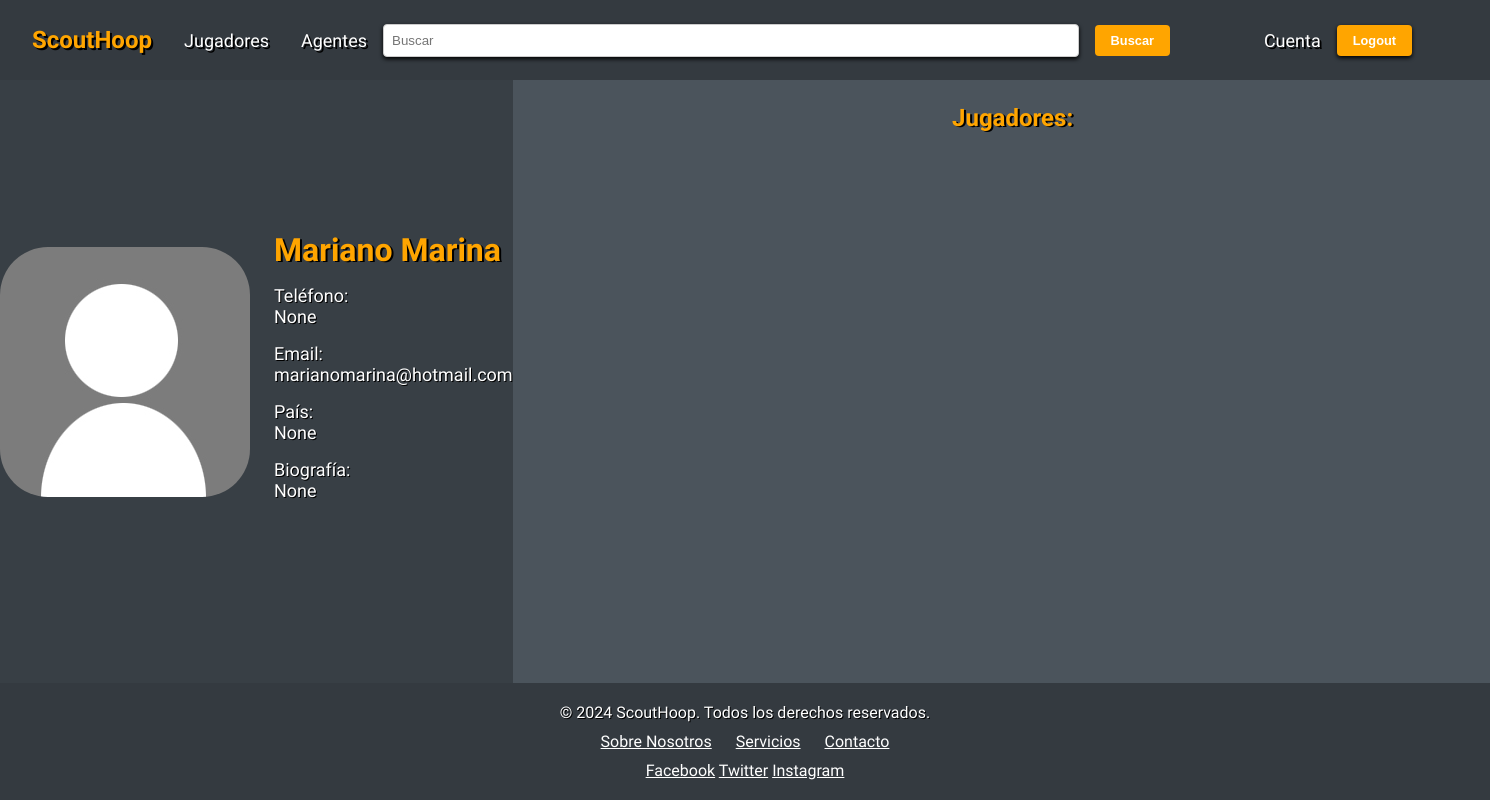
Screenshot of /profiles/marianmarina04/ (signed in) with the database file from the repository.
### registration/models.py (models this page shows, shortened)
class Profile(models.Model):
    user = models.OneToOneField(User, on_delete=models.CASCADE)
    avatar = models.ImageField(upload_to=custom_upload_to, null=True, blank=True)
    country = models.CharField(max_length=100, null=True, blank=True)
    bio = models.TextField(null=True, blank=True)
    phone_number = models.CharField(max_length=15, null=True, blank=True)
    ig_link = models.CharField(max_length=100, null=True, blank=True)
    x_link = models.CharField(max_length=100, null=True, blank=True)
    ln_link = models.CharField(max_length=100, null=True, blank=True)
    fbk_link = models.CharField(max_length=100, null=True, blank=True)

### profiles/views.py (the view)
# urls.py: path('<username>/', ProfileDetailView.as_view(), name='profile_detail'),
class ProfileDetailView(DetailView):
    model = Profile
    template_name = 'profiles/profile_detail.html'
    def get_object(self):
        return get_object_or_404(Profile, user__username=self.kwargs['username'])
    def get_context_data(self, **kwargs):
        context = super().get_context_data(**kwargs)
        context['player_list'] = Player.objects.filter(agent=self.get_object())
        return context

### profiles/templates/profiles/profile_detail.html (shortened to what this page needs)
{% extends 'core/base.html' %}
{% load static %}
{% block content %}
    <form class="container-profile-detail"
          action=""
          method="post"
          enctype="multipart/form-data">
        <div class="wrap-profile-info">
            <div class="container-profile-avatar">
                <div class="wrap-avatar">
                    {% if profile and profile.avatar %}
                        <img src="{{ profile.avatar.url }}" class="avatar">
                    {% elif player and player.avatar %}
                        <img src="{{ player.avatar.url }}" class="avatar">
                    {% else %}
                        <img src="{% static 'registration/img/no-avatar.jpg' %}" class="avatar">
                    {% endif %}
                </div>
            </div>
            <div class="profile-detail-form">
                <h3 class="title profile-detail-title">
                    {% if profile %}
                        {{ profile.user.first_name }} {{ profile.user.last_name }}
                    {% elif player %}
                        {{ player.first_name }} {{ player.last_name }}
                    {% endif %}
                </h3>
                {% if profile %}
                    <div class="profile-detail-label">
                        <label>Teléfono:</label>
                        {{ profile.phone_number }}
                    </div>
                    <div class="profile-detail-label">
                        <label>Email:</label>
                        {{ profile.user.email }}
                    </div>
                    <div class="profile-detail-label">
                        <label>País:</label>
                        {{ profile.country }}
                    </div>
                    <div class="profile-detail-label">
                        <label>Biografía:</label>
                        {{ profile.bio }}
                    </div>
                {% endif %}
            </div>
        </div>
        {% if profile %}
            <div class="profile-detail-info">
                <h3 class="subtitle">Jugadores:</h3>
        {% endif %}
    </form>
{% endblock %}

### core/static/core/css/styles.css (style rules this page uses)
body { margin: 0; height: 100%; background-color: #4B545C; color: white; font-family: "Mukta", sans-serif; display: flex; flex-direction: column; }
html, body { margin: 0; padding: 0; height: 100%; }
.subtitle { display: flex; justify-content: center; font-size: x-large; color: orange; text-shadow: 2px 1px black; }
.title { display: flex; align-items: center; color: orange; font-size: 2rem; text-decoration: none; font-weight: bold; text-shadow: 2px 1px black; text-align: center; justify-content: center; margin: 1rem; margin-top: 2rem; }
.avatar { width: 250px; height: 250px; object-fit: cover; border-radius: 3rem; }
.container-profile-detail { display: flex; min-height: 100%; flex: 1; }
.wrap-profile-info { display: flex; align-items: center; justify-content: center; gap: 1.5rem; background-color: rgba(0, 0, 0, 0.253); width: 40%; }
.profile-detail-form { display: flex; flex-direction: column; gap: 1rem; height: 50%; }
.profile-detail-title { margin: inherit; justify-content: start; }
.profile-detail-label { display: flex; flex-direction: column; text-shadow: 1px 1px black; align-items: self-start; font-size: large; width: 100%; }
.profile-detail-info { display: flex; flex-direction: column; flex: 1; align-items: center; }

### rows the page displays
Profile: user.first_name "Mariano", user.last_name "Marina", phone_number "None", user.email "marianomarina@hotmail.com", country "None", bio "None"
